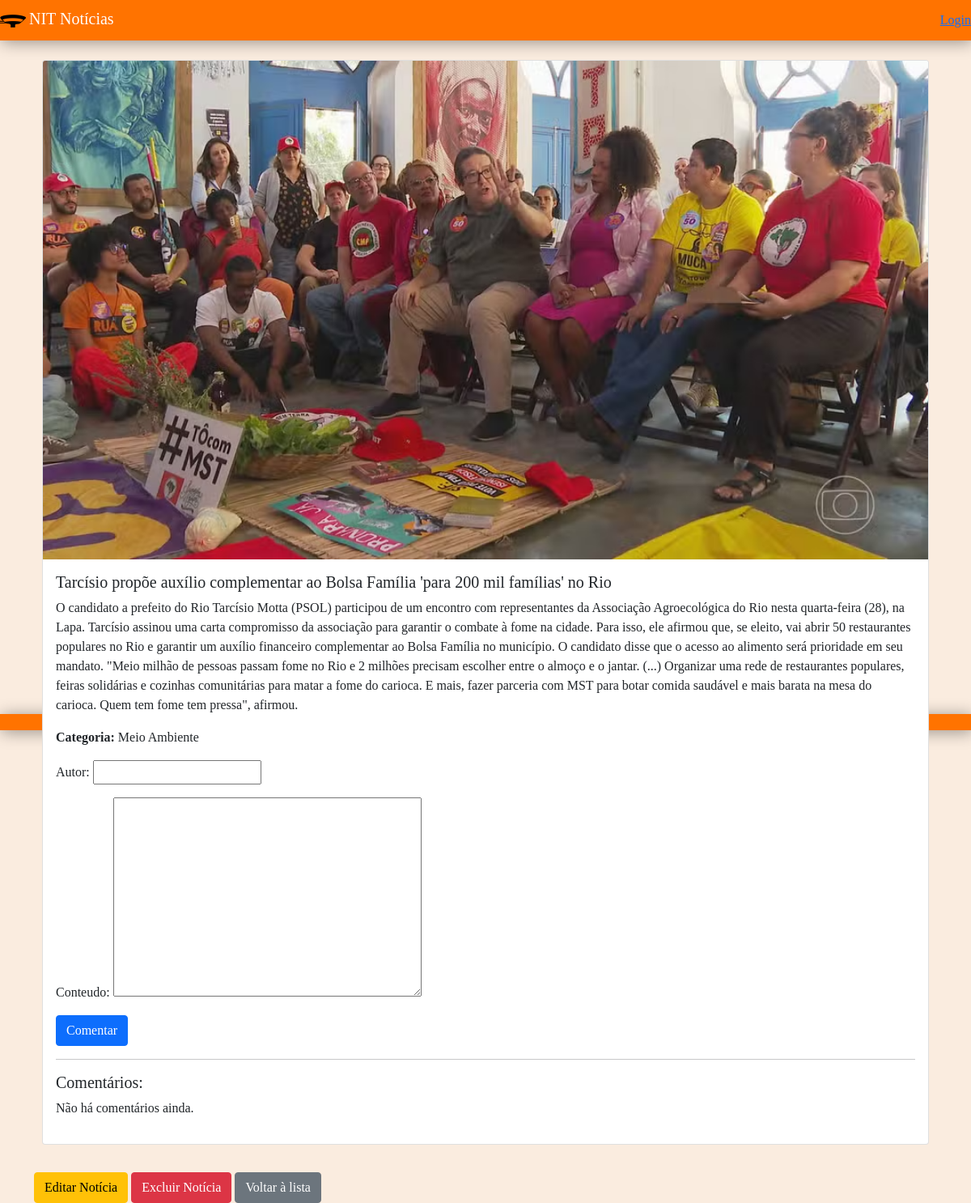
Screenshot of /noticia/9/detail with the database file from the repository.
### noticias/models.py (models this page shows, shortened)
class Noticia(models.Model):
    CATEGORIAS = [
        ('POLITICA', 'Política'),
        ('ARTE', 'Arte'),
        ('MEIO_AMBIENTE', 'Meio Ambiente'),
        ('TIROTEIO', 'Tiroteio'),
        ('ACIDENTE', 'Acidente'),
        ('ROCK_IN_RIO', 'Rock in Rio'),
        ('FUTEBOL', 'Futebol'),
        ('ESPORTES','Esportes'),
        ('OUTROS', 'Outros'),
    ]
    titulo = models.CharField(max_length=200)
    resumo = models.TextField()
    conteudo = models.TextField()
    imagem = models.ImageField(upload_to='noticias/')
    categoria = models.CharField(max_length=50, choices=CATEGORIAS)
    data_publicacao = models.DateTimeField(auto_now_add=True)

### noticias/views.py (the view, shortened to what this page needs)
# urls.py: path('noticia/<int:pk>/detail', NoticiaDetailView.as_view(), name='noticia_detail'),
class NoticiaDetailView(DetailView):
    model = Noticia
    template_name = 'noticias/noticia_detail.html'
    context_object_name = 'noticia'
    def get_context_data(self, **kwargs):
        context = super().get_context_data(**kwargs)
        context['comentarios'] = self.object.comentarios.all()  # Pega todos os comentários associados à notícia
        context['comentario_form'] = ComentarioForm()  # Adiciona o formulário de comentário ao contexto
        return context

### noticias/forms.py
class ComentarioForm(forms.ModelForm):
    class Meta:
        model = Comentario
        fields = ['autor', 'conteudo']

### noticias/templates/noticias/noticia_detail.html (shortened to what this page needs)
{% extends 'base.html'%}
{% block content %}
    <div class="container mt-4">
        <div class="card">
            <img src="{{ noticia.imagem.url }}" class="card-img-top" alt="{{ noticia.titulo }}">
            <div class="card-body">
                <h5 class="card-title">{{ noticia.titulo }}</h5>
                <p class="card-text">{{ noticia.conteudo }}</p>
                <p><strong>Categoria:</strong> {{ noticia.get_categoria_display }}</p>
                <form method="post" action="{% url 'noticia_detail' noticia.pk %}">
                    {{ comentario_form.as_p }}
                    <button type="submit" class="btn btn-primary">Comentar</button>
                </form>
                <hr>
                <h5>Comentários:</h5>
                {% for comentario in comentarios %}
                    <div class="card mt-2">
                        <div class="card-body">
                            <p><strong>{{ comentario.autor }}</strong> - {{ comentario.data_comentario }}</p>
                            <p>{{ comentario.conteudo }}</p>
                        </div>
                    </div>
                {% empty %}
                    <p>Não há comentários ainda.</p>
                {% endfor %}
            </div>
        </div>
        <a class="btn btn-warning mt-4" href="{% url 'noticia_edit' noticia.pk %}">Editar Notícia</a>
        <a class="btn btn-danger mt-4" href="{% url 'noticia_delete' noticia.pk %}">Excluir Notícia</a>
        <a class="btn btn-secondary mt-4" href="{% url 'noticia_list' %}">Voltar à lista</a>
    </div>
{% endblock %}

### noticias/templates/base.html (shortened to what this page needs)
<!DOCTYPE html>
<html lang="en">
<head>
     <link href="https://cdn.jsdelivr.net/npm/bootstrap@5.0.2/dist/css/bootstrap.min.css" rel="stylesheet">
</head>
<body>
    {% include 'componentes/header.html' %}
    <main style="height: 59vw;">
        {% block content%}
        {% endblock %}
    </main>
</body>
</html>

### noticias/templates/componentes/header.html
<nav class="navbar navbar-dark">
            <div>
                <img src="/media/favicon-32x32.png" alt="Logo">
                <a class="navbar-brand" href="#">NIT Notícias</a>
            </div>
            <div>
                <a class="login" href="#">Login</a>
            </div>
        </nav>

### noticias/templates/base.html (style rules this page uses)
body { font-family: 'Times New Roman', serif; background-color: #faecdf; }
.navbar, .rodape { background: #ff7300; box-shadow: 2px 2px 20px rgba(0, 0, 0, 0.4); }
.card { margin: 10px; }

### rows the page displays
Noticia: imagem (picture), titulo "Tarcísio propõe auxílio complementar ao Bolsa Família 'para 200 mil famílias' no Rio", conteudo "O candidato a prefeito do Rio Tarcísio Motta (PSOL) participou de um encontro com representantes da Associação Agroecológica do Rio nesta quarta-feira (28), na Lapa. Tarcísio assinou uma carta compromisso da associação para garantir o combate à fome na cidade. Para isso, ele afirmou que, se eleito, vai abrir 50 restaurantes populares no Rio e garantir um auxílio financeiro complementar ao Bolsa Família no município. O candidato disse que o acesso ao alimento será prioridade em seu mandato. \"Meio milhão de pessoas passam fome no Rio e 2 milhões precisam escolher entre o almoço e o jantar. (...) Organizar uma rede de restaurantes populares, feiras solidárias e cozinhas comunitárias para matar…", categoria "Meio Ambiente"
